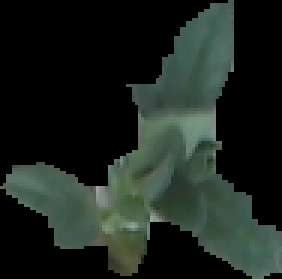
#> input picture src/tools/dataset/ 4- 1.png, 94 x 93 px (shown 3 times larger)
$ python -i detector.py   (imports and definitions only)
#> lines starting #> are read from the running program, lines starting #| are printed output that depends on the picture; after the words box and inside, x2 and y2 are one past the last pixel; in counts of white or black regions, pixels touching at a corner belong together
#> further down, picture is the input picture: shape (93, 94, 3); mean B, G, R 31, 36.6, 28.2
import time, cv2
import os,sys
from os.path import join as pj
import numpy as np
from os import listdir,mkdir
from os.path import isfile,exists

def list_files(mypath):
    return [f for f in listdir(mypath) if isfile(pj(mypath, f))]

def list_folders(mypath):
    return [f for f in listdir(mypath) if not isfile(pj(mypath, f))]


GREEN_RANGES = np.array([
    [[35, 55, 55], [95, 255, 255]]
])
YELLOW_RANGES = np.array([
    [[11, 55, 55], [34, 255, 255]]
])
RED_RANGES = np.array([
    [[0, 43, 43], [10, 255, 255]],
    [[156, 43, 43], [180, 255, 255]]
])

# radius of ball: 6.6 cm
# Distance = Radius x focus / pixels
RF = [
    # 10     20     30     40     50     60     70     80     90    100    110   cm
    # 366    244    193    142    114    98     79     67     59     53     48   pixel
    3660,    4880,  5790,  5680,  5700,  5880,  5530,  5360,  5310,  5300,  5280
]
Pixels = [
    366, 244, 193, 142, 114, 98, 79, 67, 59, 53, 48
]

# [111 lines left out: functions camera_capture, distance_estimate, detect, canny, not called in this run]

def green_cord(img, min_area = 600, max_area = 9e20, draw=False, k=1.1):
#> called with min_area = 600, max_area = 9e+20, draw = False, k = 1.1
    out_root = "/home/pi/AgroPot/src/tools/"


    #file_name为提取图片路径，  area_avg为图片轮廓平均大小

    # img = cv2.imread(file_name)
    hsv = cv2.cvtColor(img, cv2.COLOR_BGR2HSV)
#> hsv: shape (93, 94, 3); mean H, S, V 26.8, 24.7, 36.6

    # green parameters
    lower_green =  np.array([30,33,33])

    higher_green = np.array([80,255,255])


    mask = cv2.inRange(hsv, lower_green, higher_green)
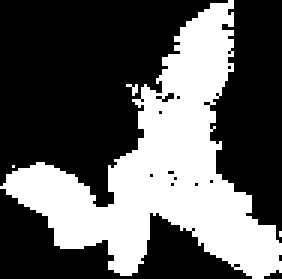
#> mask: shape (93, 94) (shown 3 times larger); 36.6% white; 4 white regions (3 under 20 px), largest, box (x1, y1, x2, y2) and area: (0, 0, 94, 93) 3192
    kernel = cv2.getStructuringElement(cv2.MORPH_RECT,(3, 3))


    opened = cv2.morphologyEx(mask, cv2.MORPH_CLOSE, kernel,iterations=3)
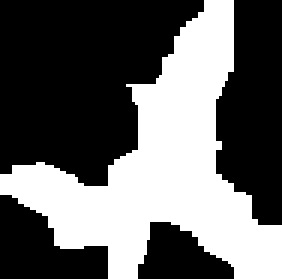
#> opened: shape (93, 94) (shown 3 times larger); 39.5% white; 1 white region


    img_green = cv2.bitwise_and(img, img, mask = opened)
    # [7 lines of commented-out code are left out]

    contours, hierarchy = cv2.findContours(opened, cv2.RETR_EXTERNAL, cv2.CHAIN_APPROX_SIMPLE)
#> contours = 1 contour; box (x1, y1, x2, y2) and area: (0, 0, 94, 93) 3262
    Coordinates_list = []
    for c in range(len(contours)):
        area = cv2.contourArea(contours[c], False)
        if min_area < area < max_area:
            x,y,w,h = cv2.boundingRect(contours[c])
            # Coordinates_list.append([[x,y],[x+w,y+h]]) # append bounding box
            Coordinates_list.append([x,y,w,h]) # append params
        else:
            x,y,w,h = cv2.boundingRect(contours[c])
            cv2.rectangle(img_green, (x, y), (x+w,y+h), (0, 0, 0), thickness=-1)
#> this loop made 1 pass
#> (area, x, y, w, h) on pass 1: (3262, 0, 0, 94, 93)
#> after the loop, Coordinates_list = [[0, 0, 94, 93]]

    # merge neighbor counters
    out=[]
    crd_length = len(Coordinates_list)
#> crd_length = 1
    for i in range(crd_length):
        for j in range(i,crd_length):
            if i == j:
                if i == 0:
                    out.append(Coordinates_list[i])
                continue
            c1=Coordinates_list[i]
            c2=Coordinates_list[j]
            # (x1 -x2 +(w1-w2)/2) < 1/k(w1 + w2)
            if abs(c1[0] - c2[0] + (c1[2] -c2[2])/2)< (c1[2] +c2[2])/k and abs(c1[1] - c2[1] + (c1[3] -c2[3])/2)< (c1[3] +c2[3])/k:
                # print("combine")
                x00, y00, x01, y01 = c1[0], c1[1], c1[0]+c1[2], c1[1] + c1[3]
                x10, y10, x11, y11 = c2[0], c2[1], c2[0]+c2[2], c2[1] + c2[3]
                x0 = x00 if x00<x10 else x10
                y0 = y00 if y00<y10 else y10
                x1 = x01 if x01>x11 else x11
                y1 = y01 if y01>y11 else y11
                out.append([x0,y0,x1-x0,y1-y0])
                if c1 in out:
                    out.remove(c1)
                if c2 in out:
                    out.remove(c2)
                # print(x0,y0,x1,y1)
                # c_merge =
            else:
                # print(c1,c2,abs(c1[0] - c2[0] + (c1[2] -c2[2])/2), (c1[2] +c2[2])/k , abs(c1[1] - c2[1] + (c1[3] -c2[3])/2), (c1[3] +c2[3])/k)
                # print("no change")
                out.append(c1)
                out.append(c2)
#> after the loop, out = [[0, 0, 94, 93]]

    if draw:
        for x,y,w,h in out:
            cv2.rectangle(img_green,(x,y),(x+w,y+h),(0,255,0),2)
            text ="%d,%d"%(x,y)
            h_max, w_max= img_green.shape[:2]

            if y<0.1*h_max:
                # 25 is offset by 1080x1980
                cv2.putText(img_green,text,(x,y+h+25),cv2.FONT_HERSHEY_SIMPLEX, 1, (255, 255, 255),2, cv2.LINE_AA)
            else:
                cv2.putText(img_green,text,(x,y),cv2.FONT_HERSHEY_SIMPLEX, 1, (255, 255, 255),2, cv2.LINE_AA)

    return  out, img_green

# [8 lines left out: function test, not called in this run]


# [5 lines not run here, left out]
# [8 lines of commented-out code are left out]

>>> import cv2
>>> picture = cv2.imread('dataset/ 4- 1.png')
>>> result = green_cord(picture)

$ run again, on src/tools/dataset/00.png
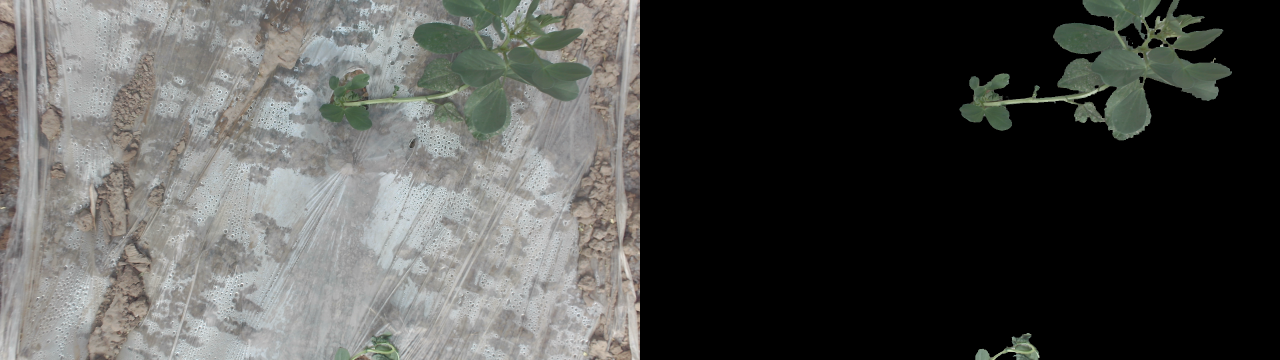
#> input picture src/tools/dataset/00.png, 3840 x 1080 px (shown at 1/3 size)
#> picture is the input picture: shape (1080, 3840, 3); mean B, G, R 77.4, 79.9, 79
#> hsv: shape (1080, 3840, 3); mean H, S, V 23.9, 9.3, 81.2
#> in green_cord, `mask = cv2.inRange(hsv, lower_green, higher_green)`:
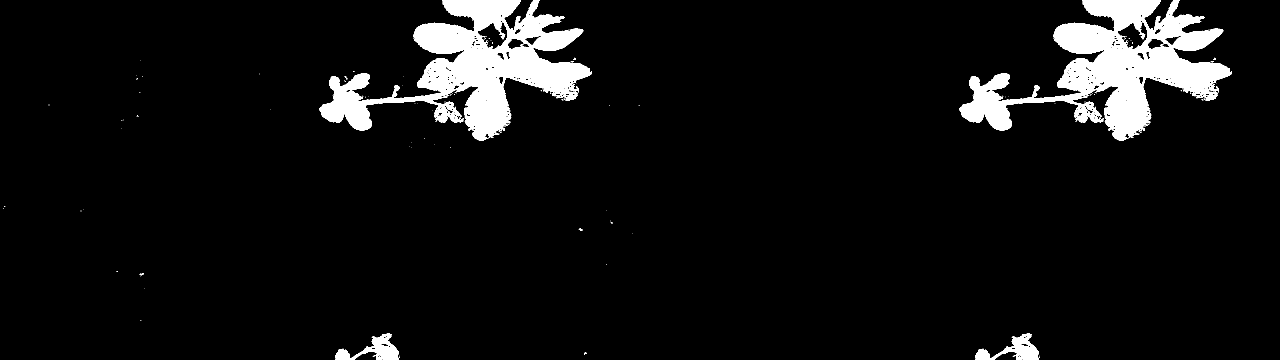
#> mask: shape (1080, 3840) (shown at 1/3 size); 6.4% white; 214 white regions (198 under 20 px), largest, box (x1, y1, x2, y2) and area: (958, 0, 1776, 421) 125846, (2878, 0, 3696, 421) 125846, (1006, 999, 1196, 1080) 5908
#> opened: shape (1080, 3840); 6.9% white; 53 white regions (45 under 20 px)
#> in green_cord, `img_green = cv2.bitwise_and(img, img, mask = opened)`:
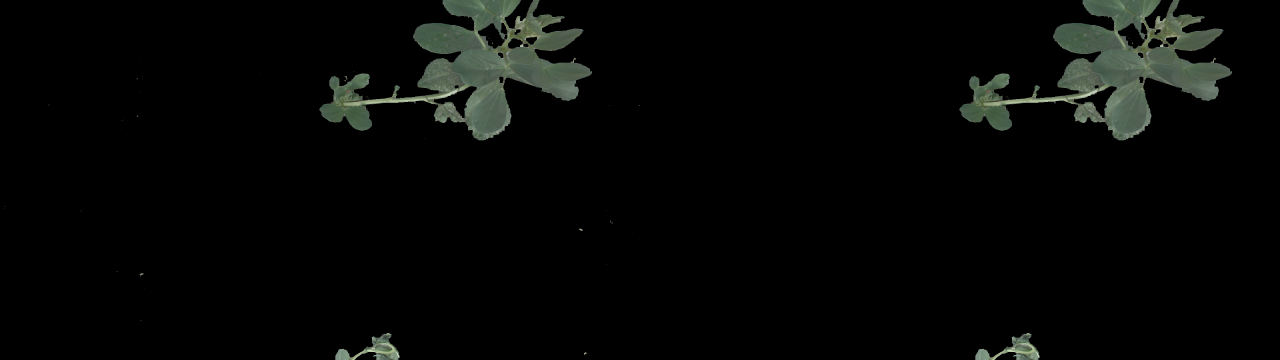
#> img_green: shape (1080, 3840, 3) (shown at 1/3 size); mean B, G, R 6.1, 7.4, 6.2
#> contours = 47 contours, 40 with area under 20; largest, box (x1, y1, x2, y2) and area: (958, 0, 1776, 421) 143146, (2878, 0, 3696, 421) 143140, (2926, 999, 3120, 1080) 6334, (1006, 999, 1200, 1080) 6334, (418, 819, 430, 831) 35, (1034, 228, 1042, 239) 35, (1736, 686, 1748, 692) 32
#> the loop in green_cord, `for c in range(len(contours)):` made 47 passes
#> (area, x, y, w, h) on passes 2, 3, 6, 10, 40, 46, 47: (6334, 2926, 999, 194, 81), (6334, 1006, 999, 194, 81), (35, 418, 819, 12, 12), (31.5, 1736, 686, 12, 6), (35, 1034, 228, 8, 11), (143140.5, 2878, 0, 818, 421), (143146, 958, 0, 818, 421)
#> after the loop in green_cord, `for c in range(len(contours)):`: Coordinates_list = [[2926, 999, 194, 81], [1006, 999, 194, 81], [2878, 0, 818, 421], [958, 0, 818, 421]]
#> crd_length = 4
#> after the loop in green_cord, `for i in range(crd_length):`: out = 13 items, first 6: [2926, 999, 194, 81], [2926, 999, 194, 81], [1006, 999, 194, 81], [2926, 999, 194, 81], [2878, 0, 818, 421], [2926, 999, 194, 81]
